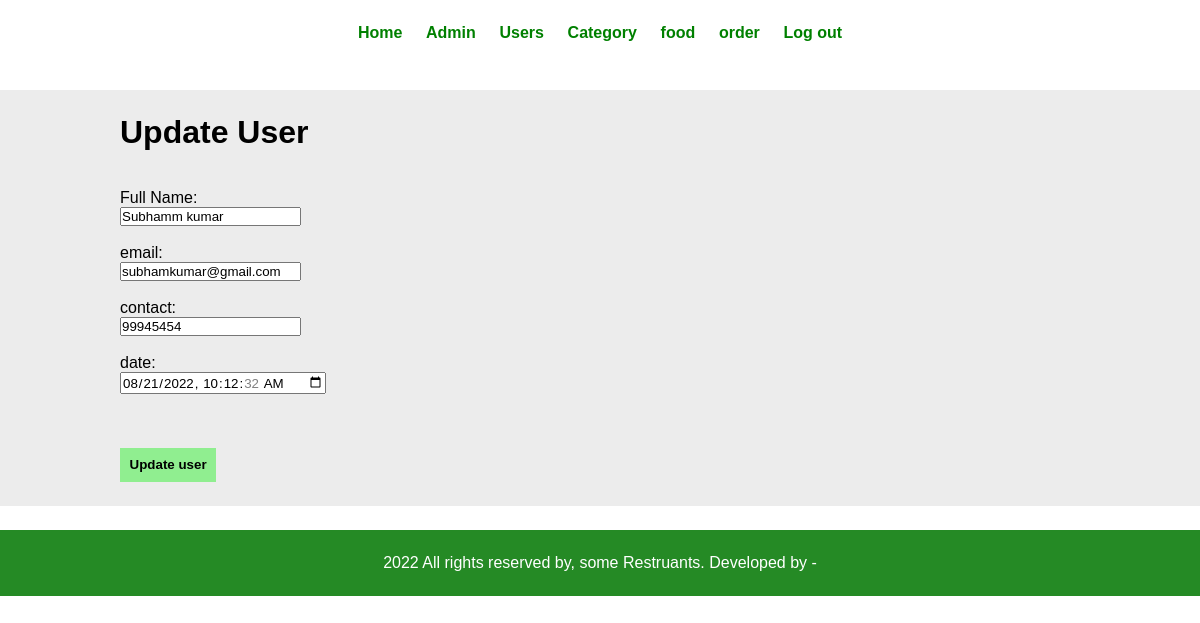
/admin/update-users.php?id=2 (signed in), run on the app's committed database.
### tables this page shows
CREATE TABLE `users` (
  `id` int(11) NOT NULL,
  `full_name` varchar(40) NOT NULL,
  `email` varchar(40) NOT NULL,
  `contact` int(15) NOT NULL,
  `password` varchar(255) NOT NULL,
  `date` datetime NOT NULL
);

### admin/update-users.php (the view, shortened to what this page needs)
<?php include('partials/menu.php') ?>
<?php
if(isset($_GET['id'])){
 $id = $_GET['id'];
 $sql = "SELECT * FROM users WHERE id = $id";
  $res= mysqli_query($conn, $sql);
 if($res){
     $count = mysqli_num_rows($res);
    if($count == 1){
        $row = mysqli_fetch_assoc($res);
        $full_name = $row['full_name'];
        $email = $row['email'];
         $contact = $row['contact'];
         $date = $row['date'];
    }
    else{
        header("location:".SITEURL."/admin/manage-users.php");
    }
 }
}
 ?>
<div class= "main-content">
 <div class="wrapper">
    <h1> Update User </h1>
    <form action="" method="POST">
        Full Name: <br>
        <input type="text" name="full_name" value="<?php echo $full_name; ?>"> <br> <br>
        email: <br>
        <input type="text" name="email" value="<?php echo $email; ?>"> <br> <br>
        contact: <br>
        <input type="number" name="contact" value="<?php echo $contact; ?>"> <br> <br>
        date: <br>
        <input type="datetime-local" name="date" value="<?php echo $date; ?>"> <br> <br>
        <input type="hidden" name="id" value="<?php echo $id; ?>"> <br> <br>
        <input type="submit" name="submit" value="Update user"
            class="btn-secondary ">
    </form>
 </div>
</div>
<?php include('partials/footer.php') ?>

### CSS/admin.css (style rules this page uses)
* { margin: 0; padding: 0; font-family: Arial, Helvetica, sans-serif; }
.wrapper { width: 80%; padding: 2%; margin: 0 auto; }
.btn-secondary { background-color: lightgreen; font-weight: bold; padding: 1%; color: black; border-style: none; }
.main-content { margin: 2% 0; background-color: #ececec; }
.main-content h1 { margin-bottom: 4%; }

### data on the page
users: full_name "Subhamm kumar", email "subhamkumar@gmail.com", contact "99945454", date "08/21/2022 10:12:32"
